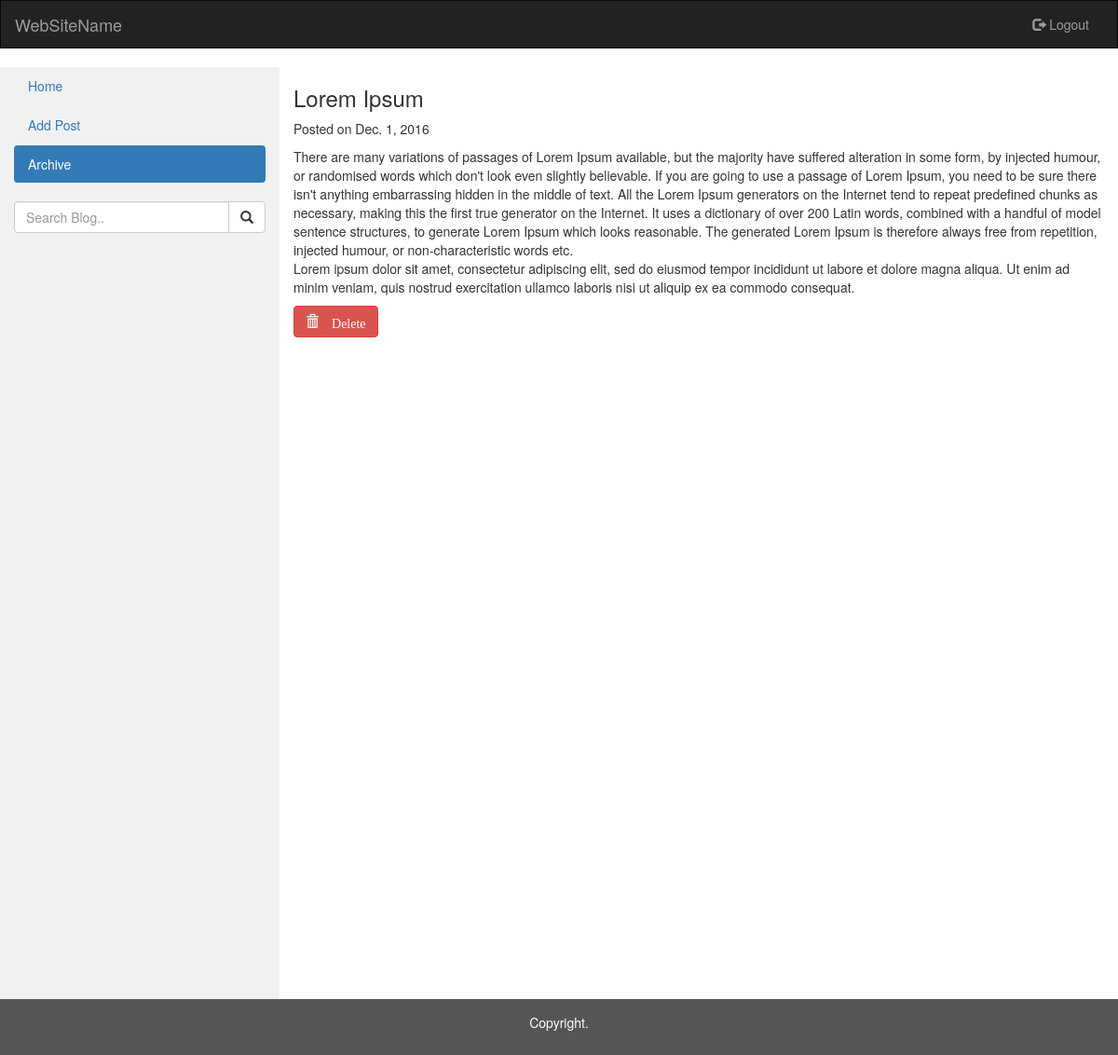
Screenshot of /13/ (signed in) with the database file from the repository.
### blog/models.py (models this page shows, shortened)
class Post(models.Model):
	user = models.ForeignKey(User, default=1)
	title = models.CharField(max_length=100)
	body = models.TextField()
	date = models.DateTimeField()

### blog/views.py (the view)
# urls.py: url(r'^(?P<post_id>\d+)/$', views.detail, name='detail'),
def detail(request, post_id):
    if not request.user.is_authenticated():
        return render(request, 'blog/login.html')
    else:
        post = get_object_or_404(Post, pk=post_id)
        user = request.user
        return render(request, 'blog/post.html', {'post': post, 'user':user})

### blog/templates/blog/post.html (shortened to what this page needs)
{% extends 'blog/base.html' %}
{% block archive %}active{% endblock %}
{% block body %}
<h3>{{ post.title }}</h3>
<p>Posted on {{ post.date | date }}</p>
<p>{{ post.body|safe|linebreaks }}</p>
<form action="{% url 'blog:deletepost' post.id %}" method="POST">
    <button type="submit" class="btn btn-danger">
        <span class="glyphicon glyphicon-trash"> Delete</span>
    </button>
</form>
{% endblock %}

### rows the page displays
Post: title "Lorem Ipsum", date "Dec. 1, 2016", body "There are many variations of passages of Lorem Ipsum available, but the majority have suffered alteration in some form, by injected humour, or randomised words which don't look even slightly believable. If you are going to use a passage of Lorem Ipsum, you need to be sure there isn't anything embarrassing hidden in the middle of text. All the Lorem Ipsum generators on the Internet tend to repeat predefined chunks as necessary, making this the first true generator on the Internet. It uses a dictionary of over 200 Latin words, combined with a handful of model sentence structures, to generate Lorem Ipsum which looks reasonable. The generated Lorem Ipsum is therefore always free from…"
